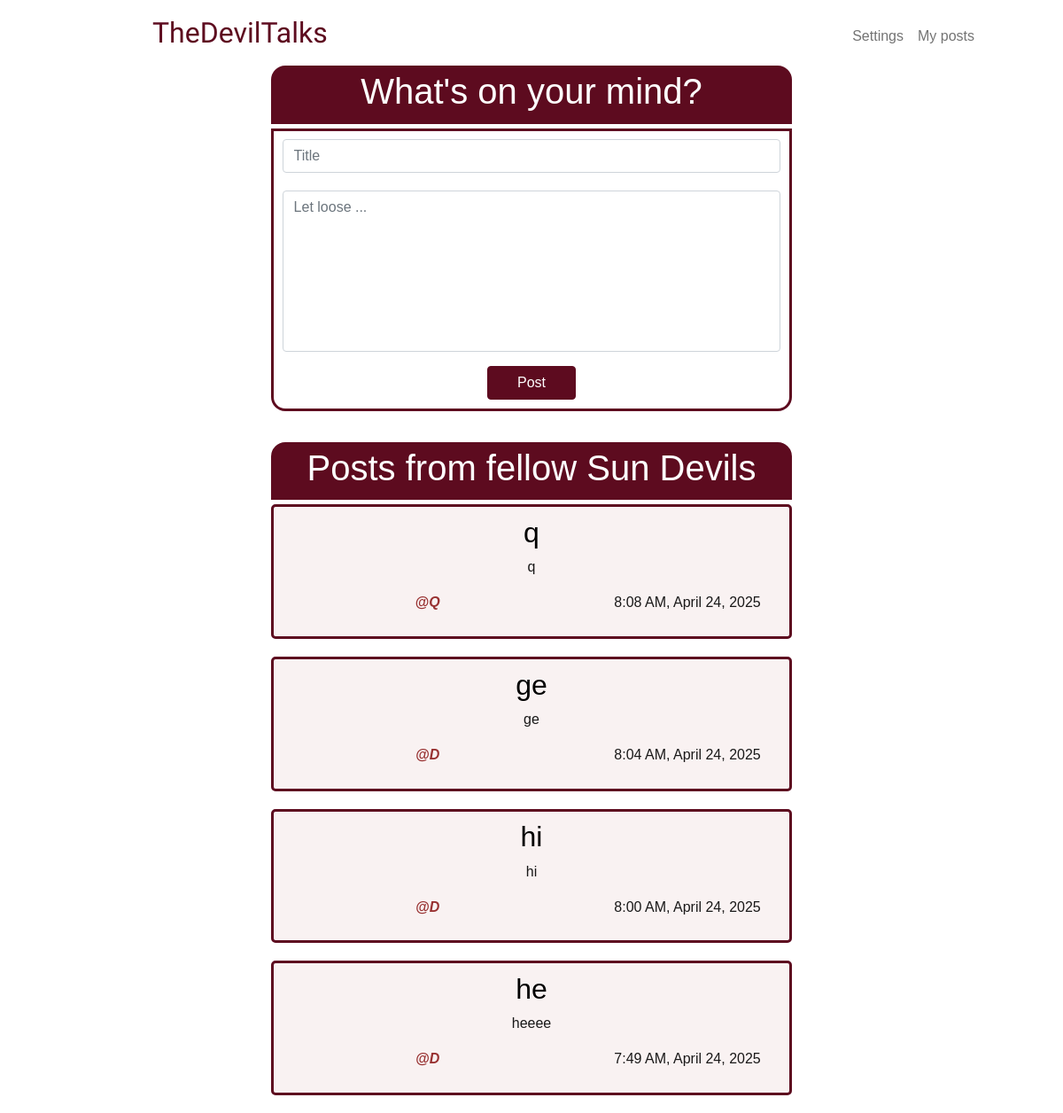
The app's page / (signed in), older data.
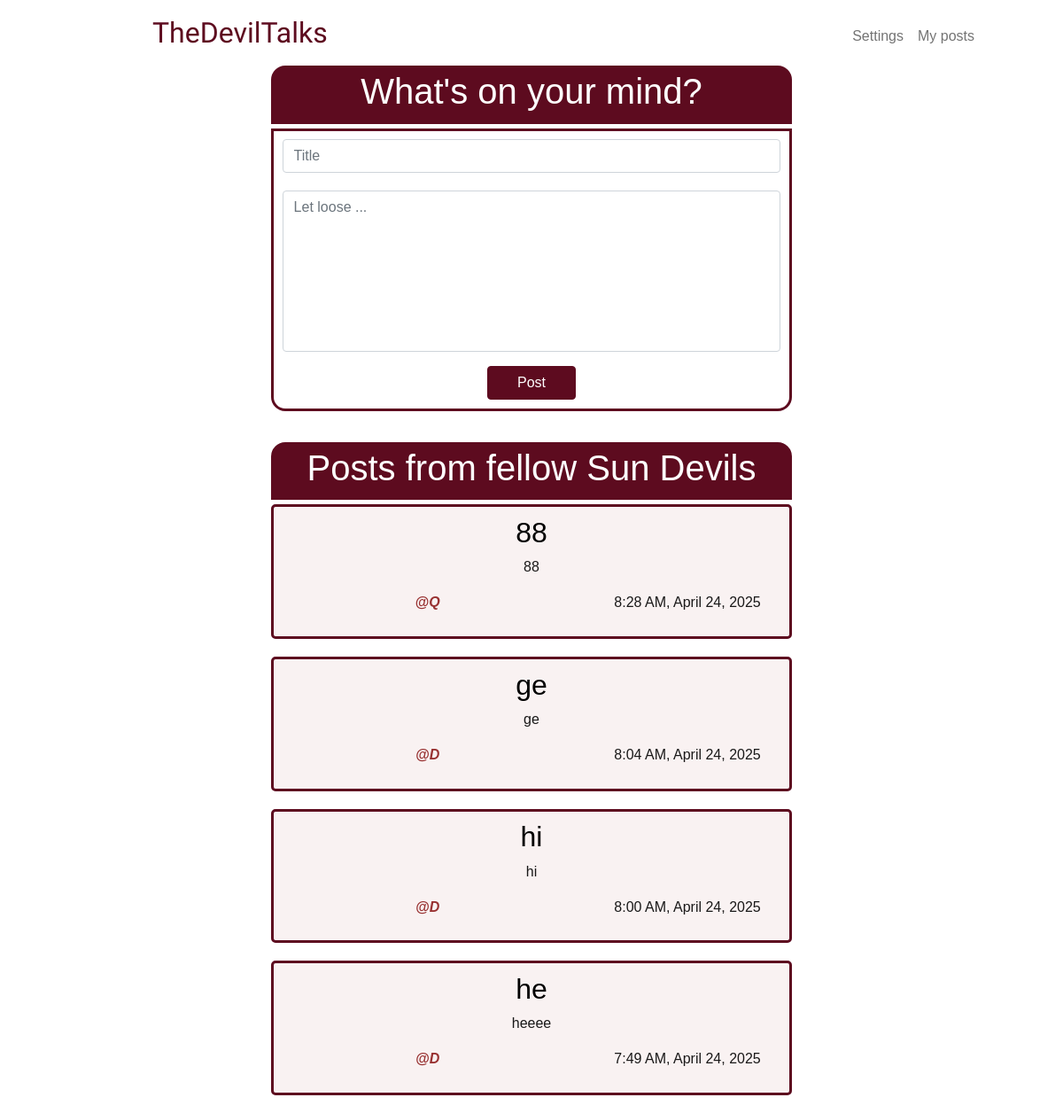
The same page, newer data.
### tables this page shows
CREATE TABLE posts (
    id INTEGER PRIMARY KEY AUTOINCREMENT NOT NULL,
    user_id INTEGER NOT NULL,
    title TEXT NOT NULL, 
    content TEXT NOT NULL,
    time_stamp DATETIME DEFAULT CURRENT_TIMESTAMP,
    FOREIGN KEY (user_id) REFERENCES users(id) ON DELETE CASCADE
);

CREATE TABLE users (
    id INTEGER PRIMARY KEY AUTOINCREMENT NOT NULL,
    username TEXT UNIQUE NOT NULL,
    hashed_password TEXT NOT NULL,
    joined_at DATETIME NOT NULL DEFAULT CURRENT_TIMESTAMP,
    is_admin BOOLEAN DEFAULT FALSE
);

### app.py (the view)
@app.route("/", methods=["GET", "POST"])
@login_required
def home():
    fetch_query = """
            SELECT
                posts.id,
                posts.title,
                posts.content,
                posts.time_stamp,
                users.username
            FROM posts
            JOIN users ON posts.user_id = users.id
            ORDER BY posts.time_stamp DESC;
            """
    if request.method == "POST":
        title = request.form.get("title")
        content = request.form.get("content")
        if not title:
            error_title = "*Add a title"
            posts = db.execute(fetch_query)
            return render_template("home.html", error_title=error_title, posts=posts, content=content)
        if not content:
            error_content = "Write a comment."
            posts = db.execute(fetch_query)
            return render_template("home.html", error_content=error_content, posts=posts, title=title)
        title = request.form.get("title")
        content = request.form.get("content")
        db.execute("INSERT INTO posts (user_id, title, content) VALUES (?, ?, ?)",
                    session["user_id"], title, content)
        posts = db.execute(fetch_query)
        return render_template("home.html", posts=posts)
    else:
        posts = db.execute(fetch_query)
        return render_template("home.html", posts=posts)

### app.py (called while the page is built)
def login_required(f):
    @wraps(f)
    def decorated_function(*args, **kwargs):
        if session.get("user_id") is None:
            return redirect("/login")
        return f(*args, **kwargs)
    return decorated_function

@app.template_filter("format_datetime")
def format_datetime(date_time):
    try:
        parsed_date_time = datetime.strptime(date_time, "%Y-%m-%d %H:%M:%S")
        if platform.system() == "Windows":
            format = "%#I:%M %p, %B %d, %Y" # Hashtag instead of '-'
        else:
            format = "%-I:%M %p, %B %d, %Y" # UNIX OS: '-' instead of Hashtag
        return parsed_date_time.strftime(format)
    except Exception:
        return date_time

### templates/home.html (shortened to what this page needs)
{% extends "layout.html" %}
{% block main %}
    <div class="users-post-header">
        <h1> What's on your mind? </h1>
    </div>
    <div class="users-post-container">
        <form action="/" method="post">
            <div class="mb-3">
                <input class="form-control" id="title" name="title" placeholder="Title" type="text" value="{{ title }}">
            </div>
            <div class="mb-3">
                <textarea class="form-control" id="content" name="content" placeholder="Let loose ..." rows = "7" maxlength="500" style="resize: none" >{{ content }}</textarea>
            </div>
            <button class="btn btn-primary main-button" id="home-button" type="submit"> Post </button>
        </form>
    </div>
    <div class="others-post-header">
        <h1> Posts from fellow Sun Devils </h1>
    </div>
    <div>
        {% for post in posts %}
            <div class="others-post-container">
                <h2> {{ post["title"] }} </h2>
                <p> {{ post["content"] }} </p>
                <div class="row">
                    <div class="column left">
                        <p class="username"><strong> @{{ post["username"] }} </strong></p>
                    </div>
                    <div class="column right">
                        <p> {{ post["time_stamp"] | format_datetime }} </p>
                    </div>
                </div>
            </div>
        {% endfor %}
    </div>
{% endblock %}

### templates/layout.html (shortened to what this page needs)
<!DOCTYPE html>
<html lang="en">
    <head>
        <link href="https://cdn.jsdelivr.net/npm/bootstrap@5.1.3/dist/css/bootstrap.min.css" rel="stylesheet">
        <link href="/static/styles.css" rel="stylesheet">
    </head>
    <body>
        <nav class="bg-light navbar navbar-expand-md navbar-light" id="white-bg">
            <div class="container-fluid">
                <a class="navbar-brand" href="/" id="logo">TheDevilTalks</a>
                <div class="collapse navbar-collapse" id="navbar">
                    {% if session["user_id"] %}
                        <ul class="navbar-nav ms-auto mt-2 rem5-right-padding" >
                            <li class="nav-item"><a class="nav-link" href="/setting">Settings</a></li>
                            <li class="nav-item"><a class="nav-link" href="/my-posts"> My posts </a></li>
                        </ul>
                    {% else %}
                        <ul class="navbar-nav ms-auto mt-1 rem5-right-padding">
                            <li class="nav-item"><a class="nav-link" href="/register">Register</a></li>
                            <li class="nav-item"><a class="nav-link" href="/login">Log In</a></li>
                        </ul>
                    {% endif %}
                </div>
            </div>
        </nav>
        <main class="container-fluid text-center">
            {% block main %}{% endblock %}
        </main>
    </body>
</html>

### static/styles.css (style rules this page uses)
h1 { font-size: 40px; }
p { color:rgba(0, 0, 0, 0.9) ; }
* { font-family: Verdana, Geneva, Tahoma, sans-serif; }
#white-bg { background-color: white !important; }
nav .navbar-brand { font-size: xx-large; }
#logo { font-family: 'ZCOOL XiaoWei', serif !important; color: rgb(93, 11, 31); padding-left: 10rem; }
.users-post-header { background-color: rgb(93, 11, 31); color: rgb(255, 255, 255); margin: 0 25% 0 25%; padding: 0.3rem; text-align: center; border-radius: 1rem 1rem 0 0; }
.users-post-container { background-color: rgba(255, 255, 255, 0.9); border: solid; border-width: 3px; border-color: rgb(93, 11, 31); color: rgb(93, 11, 31); margin: 5px 25% 20px 25%; padding: 0.6rem; text-align: center; border-radius: 0 0 1rem 1rem; }
.others-post-header { background-color: rgb(93, 11, 31); color: rgb(255, 255, 255); margin: 35px 25% 0 25%; padding: 0.3rem; text-align: center; border-radius: 1rem 1rem 0 0; }
.others-post-container { background-color: rgba(128, 0, 0, 0.05); border: solid; border-width: 3px; border-color: rgb(93, 11, 31); color: rgb(0, 0, 0); margin: 5px 25% 20px 25%; padding: 0.6rem; text-align: center; border-radius: 5px; }
.main-button, .main-button:hover { background-color: rgb(93, 11, 31); color: rgb(255, 255, 255); border-color: rgb(93, 11, 31); width:100px; font-size: 16px; }
.username { color:rgba(128, 0, 0, 0.8); font-style: italic; }
.row { display: flex !important; }
.column { float: left; }
.left { width: 60% !important; }
.right { width: 40% !important; }
.rem5-right-padding { padding-right: 5rem !important; }
input { margin-bottom: 20px !important; }

Row changes from the older to the newer data that the page shows:
removed posts: title "q", content "q", username "Q", time_stamp "8:08 AM, April 24, 2025"
added posts: title "88", content "88", username "Q", time_stamp "8:28 AM, April 24, 2025"
